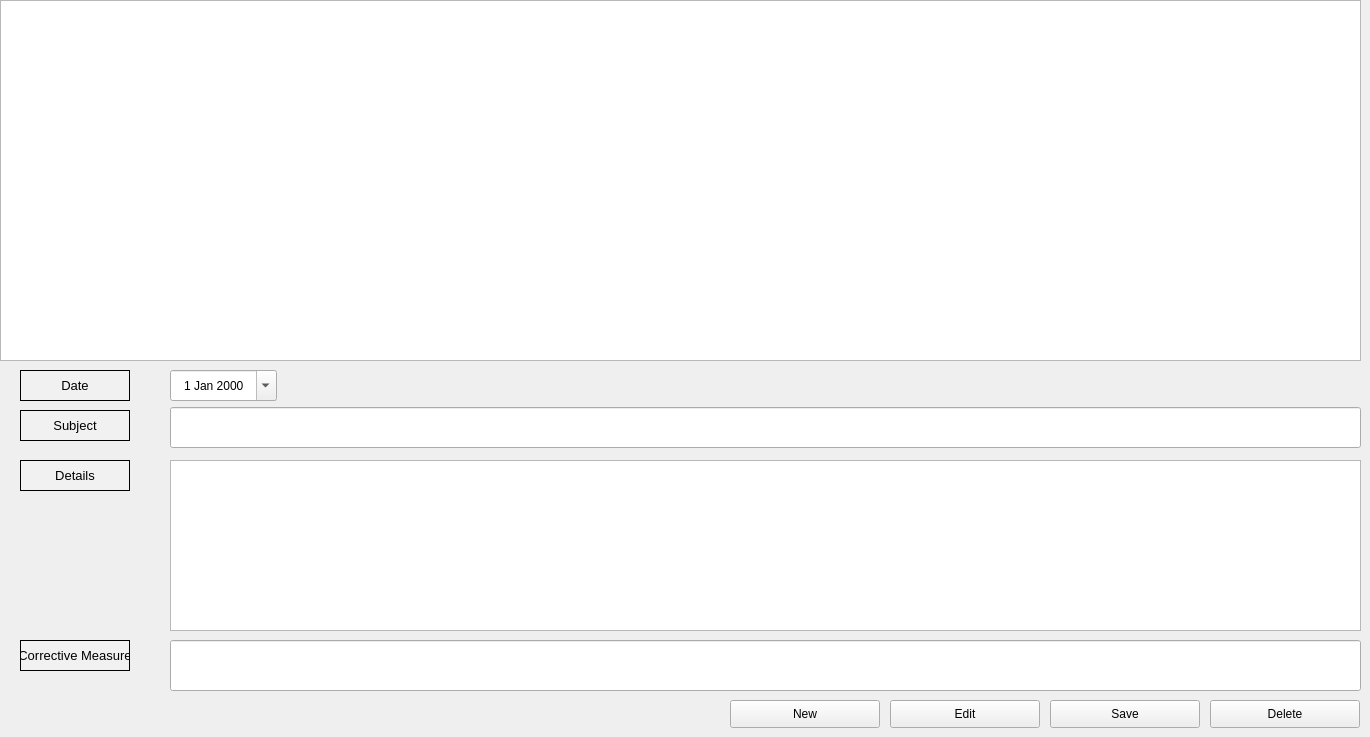
    <widget class="QWidget" name="tab_2">
     <attribute name="title">
      <string>Counseling Info</string>
     </attribute>
     <widget class="QTableView" name="counselingTable">
      <property name="geometry">
       <rect>
        <x>0</x>
        <y>0</y>
        <width>1361</width>
        <height>361</height>
       </rect>
      </property>
     </widget>
     <widget class="QTextEdit" name="counselingDetails">
      <property name="geometry">
       <rect>
        <x>170</x>
        <y>460</y>
        <width>1191</width>
        <height>171</height>
       </rect>
      </property>
     </widget>
     <widget class="QDateEdit" name="counselingDate">
      <property name="geometry">
       <rect>
        <x>170</x>
        <y>370</y>
        <width>107</width>
        <height>31</height>
       </rect>
      </property>
      <property name="mouseTracking">
       <bool>false</bool>
      </property>
      <property name="focusPolicy">
       <enum>Qt::TabFocus</enum>
      </property>
      <property name="autoFillBackground">
       <bool>false</bool>
      </property>
      <property name="frame">
       <bool>true</bool>
      </property>
      <property name="alignment">
       <set>Qt::AlignCenter</set>
      </property>
      <property name="buttonSymbols">
       <enum>QAbstractSpinBox::UpDownArrows</enum>
      </property>
      <property name="accelerated">
       <bool>false</bool>
      </property>
      <property name="correctionMode">
       <enum>QAbstractSpinBox::CorrectToPreviousValue</enum>
      </property>
      <property name="calendarPopup">
       <bool>true</bool>
      </property>
      <property name="date">
       <date>
        <year>2000</year>
        <month>1</month>
        <day>1</day>
       </date>
      </property>
     </widget>
     <widget class="QLineEdit" name="counselingSubject">
      <property name="geometry">
       <rect>
        <x>170</x>
        <y>407</y>
        <width>1191</width>
        <height>41</height>
       </rect>
      </property>
      <property name="alignment">
       <set>Qt::AlignLeading|Qt::AlignLeft|Qt::AlignTop</set>
      </property>
     </widget>
     <widget class="QLineEdit" name="counselingCorrectiveMeasure">
      <property name="geometry">
       <rect>
        <x>170</x>
        <y>640</y>
        <width>1191</width>
        <height>51</height>
       </rect>
      </property>
      <property name="alignment">
       <set>Qt::AlignLeading|Qt::AlignLeft|Qt::AlignTop</set>
      </property>
     </widget>
     <widget class="QPushButton" name="counselingSaveButton">
      <property name="geometry">
       <rect>
        <x>1050</x>
        <y>700</y>
        <width>150</width>
        <height>28</height>
       </rect>
      </property>
      <property name="minimumSize">
       <size>
        <width>150</width>
        <height>0</height>
       </size>
      </property>
      <property name="maximumSize">
       <size>
        <width>150</width>
        <height>16777215</height>
       </size>
      </property>
      <property name="text">
       <string>Save</string>
      </property>
     </widget>
     <widget class="QPushButton" name="counselingDeleteButton">
      <property name="geometry">
       <rect>
        <x>1210</x>
        <y>700</y>
        <width>150</width>
        <height>28</height>
       </rect>
      </property>
      <property name="minimumSize">
       <size>
        <width>150</width>
        <height>0</height>
       </size>
      </property>
      <property name="maximumSize">
       <size>
        <width>150</width>
        <height>16777215</height>
       </size>
      </property>
      <property name="text">
       <string>Delete</string>
      </property>
     </widget>
     <widget class="QPushButton" name="counselingNewButton">
      <property name="geometry">
       <rect>
        <x>730</x>
        <y>700</y>
        <width>150</width>
        <height>28</height>
       </rect>
      </property>
      <property name="minimumSize">
       <size>
        <width>150</width>
        <height>0</height>
       </size>
      </property>
      <property name="maximumSize">
       <size>
        <width>150</width>
        <height>16777215</height>
       </size>
      </property>
      <property name="text">
       <string>New</string>
      </property>
     </widget>
     <widget class="QPushButton" name="counselingEditButton">
      <property name="geometry">
       <rect>
        <x>890</x>
        <y>700</y>
        <width>150</width>
        <height>28</height>
       </rect>
      </property>
      <property name="minimumSize">
       <size>
        <width>150</width>
        <height>0</height>
       </size>
      </property>
      <property name="maximumSize">
       <size>
        <width>150</width>
        <height>16777215</height>
       </size>
      </property>
      <property name="text">
       <string>Edit</string>
      </property>
     </widget>
     <widget class="QLabel" name="label_47">
      <property name="geometry">
       <rect>
        <x>20</x>
        <y>370</y>
        <width>110</width>
        <height>31</height>
       </rect>
      </property>
      <property name="minimumSize">
       <size>
        <width>110</width>
        <height>0</height>
       </size>
      </property>
      <property name="maximumSize">
       <size>
        <width>110</width>
        <height>16777215</height>
       </size>
      </property>
      <property name="font">
       <font>
        <pointsize>10</pointsize>
       </font>
      </property>
      <property name="styleSheet">
       <string notr="true">background-color:rgb(241, 241, 241)</string>
      </property>
      <property name="frameShape">
       <enum>QFrame::Box</enum>
      </property>
      <property name="text">
       <string>Date</string>
      </property>
      <property name="alignment">
       <set>Qt::AlignCenter</set>
      </property>
     </widget>
     <widget class="QLabel" name="label_48">
      <property name="geometry">
       <rect>
        <x>20</x>
        <y>410</y>
        <width>110</width>
        <height>31</height>
       </rect>
      </property>
      <property name="minimumSize">
       <size>
        <width>110</width>
        <height>0</height>
       </size>
      </property>
      <property name="maximumSize">
       <size>
        <width>110</width>
        <height>16777215</height>
       </size>
      </property>
      <property name="font">
       <font>
        <pointsize>10</pointsize>
       </font>
      </property>
      <property name="styleSheet">
       <string notr="true">background-color:rgb(241, 241, 241)</string>
      </property>
      <property name="frameShape">
       <enum>QFrame::Box</enum>
      </property>
      <property name="text">
       <string>Subject</string>
      </property>
      <property name="alignment">
       <set>Qt::AlignCenter</set>
      </property>
     </widget>
     <widget class="QLabel" name="label_49">
      <property name="geometry">
       <rect>
        <x>20</x>
        <y>460</y>
        <width>110</width>
        <height>31</height>
       </rect>
      </property>
      <property name="minimumSize">
       <size>
        <width>110</width>
        <height>0</height>
       </size>
      </property>
      <property name="maximumSize">
       <size>
        <width>110</width>
        <height>16777215</height>
       </size>
      </property>
      <property name="font">
       <font>
        <pointsize>10</pointsize>
       </font>
      </property>
      <property name="styleSheet">
       <string notr="true">background-color:rgb(241, 241, 241)</string>
      </property>
      <property name="frameShape">
       <enum>QFrame::Box</enum>
      </property>
      <property name="text">
       <string>Details</string>
      </property>
      <property name="alignment">
       <set>Qt::AlignCenter</set>
      </property>
     </widget>
     <widget class="QLabel" name="label_50">
      <property name="geometry">
       <rect>
        <x>20</x>
        <y>640</y>
        <width>110</width>
        <height>31</height>
       </rect>
      </property>
      <property name="minimumSize">
       <size>
        <width>110</width>
        <height>0</height>
       </size>
      </property>
      <property name="maximumSize">
       <size>
        <width>110</width>
        <height>16777215</height>
       </size>
      </property>
      <property name="font">
       <font>
        <pointsize>10</pointsize>
       </font>
      </property>
      <property name="styleSheet">
       <string notr="true">background-color:rgb(241, 241, 241)</string>
      </property>
      <property name="frameShape">
       <enum>QFrame::Box</enum>
      </property>
      <property name="text">
       <string>Corrective Measure</string>
      </property>
      <property name="alignment">
       <set>Qt::AlignCenter</set>
      </property>
     </widget>
    </widget>
